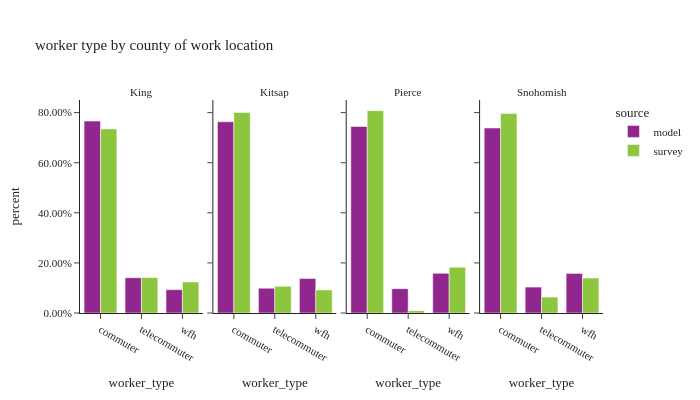

Source (notebook cell):
### Code cell
df_worker_count = workers.groupby(['source','CountyName_work','worker_type'])['pdexpfac']. \
    sum().reset_index()
df_worker_count['percent'] = df_worker_count.groupby(['source','CountyName_work'], group_keys=False)['pdexpfac']. \
    apply(lambda x: x / float(x.sum()))

df_worker_count_ct = workers.groupby(['source','CountyName_work','worker_type'])['pdexpfac'].count().reset_index(). \
    rename(columns={'pdexpfac':'sample count'})
df_worker_count = df_worker_count.merge(df_worker_count_ct, on=['source','CountyName_work','worker_type']). \
    rename(columns={'pdexpfac':'total count'})

fig = px.bar(df_worker_count.sort_values(by=['source','CountyName_work']), x='worker_type', y="percent",
             facet_col="CountyName_work", color="source",
             barmode="group",hover_data=['sample count','total count'],
             title="worker type by county of work location")
fig.for_each_annotation(lambda a: a.update(text = a.text.split("=")[-1]))
fig.update_layout(height=400, width=700, font=dict(size=11))
fig.for_each_yaxis(lambda a: a.update(tickformat = ".2%"))
fig.update_xaxes(categoryorder='array', categoryarray= ['commuter','telecommuter','wfh'])
fig.show()

### Figure 1 — Plotly figure (JSON) as saved in the notebook; plotly's stock layout.template omitted (floating-point values rounded to 4 significant figures)
{"data": [{"alignmentgroup": "True", "customdata": [[866900.0, 1102000.0], [153900.0, 202400.0], [67040.0, 134000.0]], "hovertemplate": "source=model<br>CountyName_work=King<br>worker_type=%{x}<br>percent=%{y}<br>sample count=%{customdata[0]}<br>total count=%{customdata[1]}<extra></extra>", "legendgroup": "model", "marker": {"color": "#91268F", "pattern": {"shape": ""}}, "name": "model", "offsetgroup": "model", "orientation": "v", "showlegend": true, "textposition": "auto", "type": "bar", "x": ["commuter", "telecommuter", "wfh"], "xaxis": "x", "y": [0.7661, 0.1407, 0.09316], "yaxis": "y"}, {"alignmentgroup": "True", "customdata": [[75640.0, 80850.0], [10470.0, 10490.0], [7282.0, 14560.0]], "hovertemplate": "source=model<br>CountyName_work=Kitsap<br>worker_type=%{x}<br>percent=%{y}<br>sample count=%{customdata[0]}<br>total count=%{customdata[1]}<extra></extra>", "legendgroup": "model", "marker": {"color": "#91268F", "pattern": {"shape": ""}}, "name": "model", "offsetgroup": "model", "orientation": "v", "showlegend": false, "textposition": "auto", "type": "bar", "x": ["commuter", "telecommuter", "wfh"], "xaxis": "x2", "y": [0.7635, 0.09901, 0.1375], "yaxis": "y2"}, {"alignmentgroup": "True", "customdata": [[871300.0, 266800.0], [111200.0, 34790.0], [226900.0, 56730.0]], "hovertemplate": "source=model<br>CountyName_work=Pierce<br>worker_type=%{x}<br>percent=%{y}<br>sample count=%{customdata[0]}<br>total count=%{customdata[1]}<extra></extra>", "legendgroup": "model", "marker": {"color": "#91268F", "pattern": {"shape": ""}}, "name": "model", "offsetgroup": "model", "orientation": "v", "showlegend": false, "textposition": "auto", "type": "bar", "x": ["commuter", "telecommuter", "wfh"], "xaxis": "x3", "y": [0.7446, 0.09709, 0.1583], "yaxis": "y3"}, {"alignmentgroup": "True", "customdata": [[124400.0, 241000.0], [17540.0, 33770.0], [25780.0, 51540.0]], "hovertemplate": "source=model<br>CountyName_work=Snohomish<br>worker_type=%{x}<br>percent=%{y}<br>sample count=%{customdata[0]}<br>total count=%{customdata[1]}<extra></extra>", "legendgroup": "model", "marker": {"color": "#91268F", "pattern": {"shape": ""}}, "name": "model", "offsetgroup": "model", "orientation": "v", "showlegend": false, "textposition": "auto", "type": "bar", "x": ["commuter", "telecommuter", "wfh"], "xaxis": "x4", "y": [0.7386, 0.1035, 0.1579], "yaxis": "y4"}, {"alignmentgroup": "True", "customdata": [[1523.0, 733000.0], [656.0, 141000.0], [592.0, 123300.0]], "hovertemplate": "source=survey<br>CountyName_work=King<br>worker_type=%{x}<br>percent=%{y}<br>sample count=%{customdata[0]}<br>total count=%{customdata[1]}<extra></extra>", "legendgroup": "survey", "marker": {"color": "#8CC63E", "pattern": {"shape": ""}}, "name": "survey", "offsetgroup": "survey", "orientation": "v", "showlegend": true, "textposition": "auto", "type": "bar", "x": ["commuter", "telecommuter", "wfh"], "xaxis": "x", "y": [0.735, 0.1414, 0.1237], "yaxis": "y"}, {"alignmentgroup": "True", "customdata": [[94.0, 67070.0], [18.0, 8945.0], [35.0, 7721.0]], "hovertemplate": "source=survey<br>CountyName_work=Kitsap<br>worker_type=%{x}<br>percent=%{y}<br>sample count=%{customdata[0]}<br>total count=%{customdata[1]}<extra></extra>", "legendgroup": "survey", "marker": {"color": "#8CC63E", "pattern": {"shape": ""}}, "name": "survey", "offsetgroup": "survey", "orientation": "v", "showlegend": false, "textposition": "auto", "type": "bar", "x": ["commuter", "telecommuter", "wfh"], "xaxis": "x2", "y": [0.801, 0.1068, 0.09221], "yaxis": "y2"}, {"alignmentgroup": "True", "customdata": [[182.0, 187400.0], [22.0, 2179.0], [65.0, 42390.0]], "hovertemplate": "source=survey<br>CountyName_work=Pierce<br>worker_type=%{x}<br>percent=%{y}<br>sample count=%{customdata[0]}<br>total count=%{customdata[1]}<extra></extra>", "legendgroup": "survey", "marker": {"color": "#8CC63E", "pattern": {"shape": ""}}, "name": "survey", "offsetgroup": "survey", "orientation": "v", "showlegend": false, "textposition": "auto", "type": "bar", "x": ["commuter", "telecommuter", "wfh"], "xaxis": "x3", "y": [0.8079, 0.009393, 0.1827], "yaxis": "y3"}, {"alignmentgroup": "True", "customdata": [[257.0, 224300.0], [46.0, 17880.0], [77.0, 39280.0]], "hovertemplate": "source=survey<br>CountyName_work=Snohomish<br>worker_type=%{x}<br>percent=%{y}<br>sample count=%{customdata[0]}<br>total count=%{customdata[1]}<extra></extra>", "legendgroup": "survey", "marker": {"color": "#8CC63E", "pattern": {"shape": ""}}, "name": "survey", "offsetgroup": "survey", "orientation": "v", "showlegend": false, "textposition": "auto", "type": "bar", "x": ["commuter", "telecommuter", "wfh"], "xaxis": "x4", "y": [0.7969, 0.06352, 0.1395], "yaxis": "y4"}], "layout": {"annotations": [{"font": {}, "showarrow": false, "text": "King", "x": 0.1175, "xanchor": "center", "xref": "paper", "y": 1.0, "yanchor": "bottom", "yref": "paper"}, {"font": {}, "showarrow": false, "text": "Kitsap", "x": 0.3725, "xanchor": "center", "xref": "paper", "y": 1.0, "yanchor": "bottom", "yref": "paper"}, {"font": {}, "showarrow": false, "text": "Pierce", "x": 0.6275, "xanchor": "center", "xref": "paper", "y": 1.0, "yanchor": "bottom", "yref": "paper"}, {"font": {}, "showarrow": false, "text": "Snohomish", "x": 0.8825, "xanchor": "center", "xref": "paper", "y": 1.0, "yanchor": "bottom", "yref": "paper"}], "barmode": "group", "font": {"size": 11}, "height": 400, "legend": {"title": {"text": "source"}, "tracegroupgap": 0}, "title": {"text": "worker type by county of work location"}, "width": 700, "xaxis": {"anchor": "y", "categoryarray": ["commuter", "telecommuter", "wfh"], "categoryorder": "array", "domain": [0.0, 0.235], "title": {"text": "worker_type"}}, "xaxis2": {"anchor": "y2", "categoryarray": ["commuter", "telecommuter", "wfh"], "categoryorder": "array", "domain": [0.255, 0.49], "matches": "x", "title": {"text": "worker_type"}}, "xaxis3": {"anchor": "y3", "categoryarray": ["commuter", "telecommuter", "wfh"], "categoryorder": "array", "domain": [0.51, 0.745], "matches": "x", "title": {"text": "worker_type"}}, "xaxis4": {"anchor": "y4", "categoryarray": ["commuter", "telecommuter", "wfh"], "categoryorder": "array", "domain": [0.765, 1.0], "matches": "x", "title": {"text": "worker_type"}}, "yaxis": {"anchor": "x", "domain": [0.0, 1.0], "tickformat": ".2%", "title": {"text": "percent"}}, "yaxis2": {"anchor": "x2", "domain": [0.0, 1.0], "matches": "y", "showticklabels": false, "tickformat": ".2%"}, "yaxis3": {"anchor": "x3", "domain": [0.0, 1.0], "matches": "y", "showticklabels": false, "tickformat": ".2%"}, "yaxis4": {"anchor": "x4", "domain": [0.0, 1.0], "matches": "y", "showticklabels": false, "tickformat": ".2%"}}}
